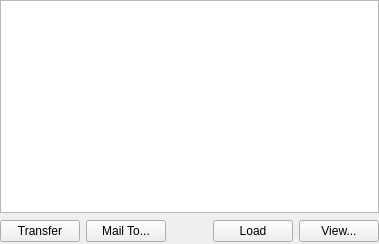
<ui version="4.0" >
 <author>Dag Andersen &lt;danders@get2net.dk></author>
 <class>KPlato::WorkPackageControlPanel</class>
 <widget class="QWidget" name="KPlato::WorkPackageControlPanel" >
  <property name="geometry" >
   <rect>
    <x>0</x>
    <y>0</y>
    <width>379</width>
    <height>244</height>
   </rect>
  </property>
  <property name="windowTitle" >
   <string>WorkPackageControlPanel</string>
  </property>
  <layout class="QGridLayout" >
   <property name="leftMargin" >
    <number>0</number>
   </property>
   <property name="topMargin" >
    <number>0</number>
   </property>
   <property name="rightMargin" >
    <number>0</number>
   </property>
   <property name="bottomMargin" >
    <number>0</number>
   </property>
   <item row="0" column="0" colspan="5" >
    <widget class="WorkPackageTableView" name="resourceTable" />
   </item>
   <item row="1" column="0" >
    <widget class="QPushButton" name="sendWP" >
     <property name="text" >
      <string>Transfer</string>
     </property>
    </widget>
   </item>
   <item row="1" column="1" >
    <widget class="QPushButton" name="mailTo" >
     <property name="text" >
      <string>Mail To...</string>
     </property>
    </widget>
   </item>
   <item row="1" column="2" >
    <spacer>
     <property name="orientation" >
      <enum>Qt::Horizontal</enum>
     </property>
     <property name="sizeHint" >
      <size>
       <width>21</width>
       <height>25</height>
      </size>
     </property>
    </spacer>
   </item>
   <item row="1" column="3" >
    <widget class="QPushButton" name="loadWP" >
     <property name="text" >
      <string>Load</string>
     </property>
    </widget>
   </item>
   <item row="1" column="4" >
    <widget class="QPushButton" name="viewWP" >
     <property name="text" >
      <string>View...</string>
     </property>
    </widget>
   </item>
  </layout>
 </widget>
 <customwidgets>
  <customwidget>
   <class>WorkPackageTableView</class>
   <extends>QTableView</extends>
   <header>kptworkpackageview.h</header>
  </customwidget>
 </customwidgets>
 <resources/>
 <connections/>
</ui>
